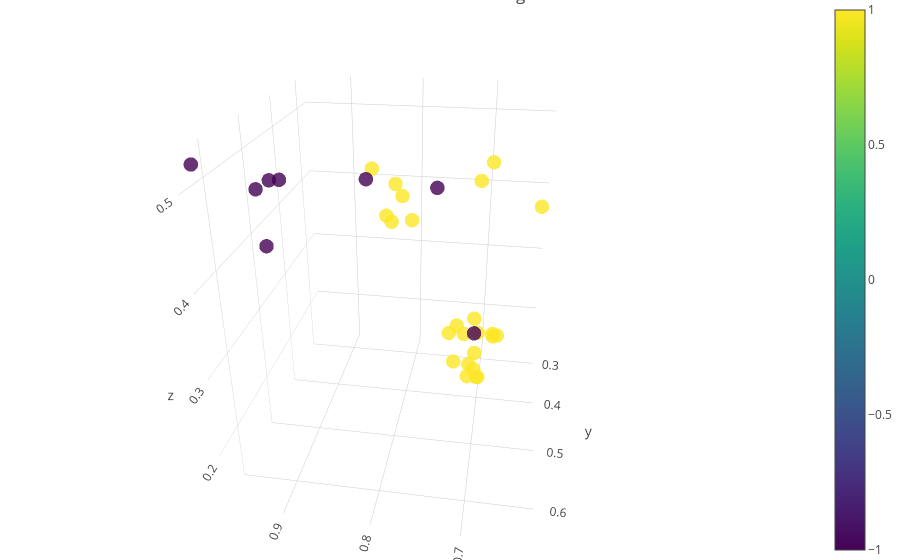

The code cell stored with this chart in its notebook:
### Code cell
val_emb3d["marker"]["color"]=cluster_labels
val_emb3d["text"]=cluster_labels

data=[val_emb3d]

fig = go.Figure(data=data, layout=layout)
iplot(fig, filename='lrp-val.html')

### Figure 1 — Plotly figure (JSON) as saved in the notebook; plotly's stock layout.template omitted (floating-point values rounded to 4 significant figures)
{"data": [{"marker": {"color": [1, 1, 1, 1, -1, 1, 1, 1, -1, 1, -1, -1, 1, 1, 1, 1, 1, 1, -1, 1, 1, -1, 1, -1, 1, 1, 1, 1, 1, 1, 1, -1], "colorscale": "Viridis", "opacity": 0.8, "showscale": true, "size": 5}, "mode": "markers", "text": [1, 1, 1, 1, -1, 1, 1, 1, -1, 1, -1, -1, 1, 1, 1, 1, 1, 1, -1, 1, 1, -1, 1, -1, 1, 1, 1, 1, 1, 1, 1, -1], "type": "scatter3d", "uid": "37442d6a-f926-47cf-8ad8-f455dbdafa34", "x": [0.7163, 0.7099, 0.6835, 0.859, 0.9561, 0.702, 0.7155, 0.7101, 0.8981, 0.7207, 0.7654, 0.9232, 0.7086, 0.6837, 0.7372, 0.6779, 0.6309, 0.7417, 0.9193, 0.827, 0.8477, 0.9034, 0.8059, 0.8659, 0.8242, 0.7004, 0.7048, 0.7352, 0.7101, 0.6958, 0.8352, 0.7101], "y": [0.3717, 0.3718, 0.3262, 0.328, 0.6406, 0.3943, 0.3619, 0.3664, 0.6059, 0.4153, 0.3708, 0.5787, 0.3507, 0.3854, 0.366, 0.3083, 0.3244, 0.404, 0.5751, 0.2709, 0.2886, 0.5642, 0.3163, 0.3354, 0.3433, 0.3987, 0.3541, 0.3537, 0.3037, 0.3768, 0.3141, 0.3512], "z": [0.1408, 0.2372, 0.1835, 0.4301, 0.5255, 0.1564, 0.1551, 0.4335, 0.5025, 0.2375, 0.4228, 0.483, 0.1397, 0.2233, 0.1602, 0.1749, 0.3881, 0.2303, 0.4201, 0.373, 0.3483, 0.4891, 0.3548, 0.4173, 0.4156, 0.1597, 0.2045, 0.2131, 0.1378, 0.4613, 0.3498, 0.2013]}], "layout": {"autosize": true, "margin": {"b": 0, "l": 0, "r": 0, "t": 0}, "scene": {"aspectmode": "auto", "aspectratio": {"x": 0.9037, "y": 1.027, "z": 1.077}, "camera": {"center": {"x": 0, "y": 0, "z": 0}, "eye": {"x": -0.3112, "y": 1.908, "z": 0.9739}, "projection": {"type": "perspective"}, "up": {"x": 0, "y": 0, "z": 1}}}, "title": {"text": "Val LRP Embedding"}}}
